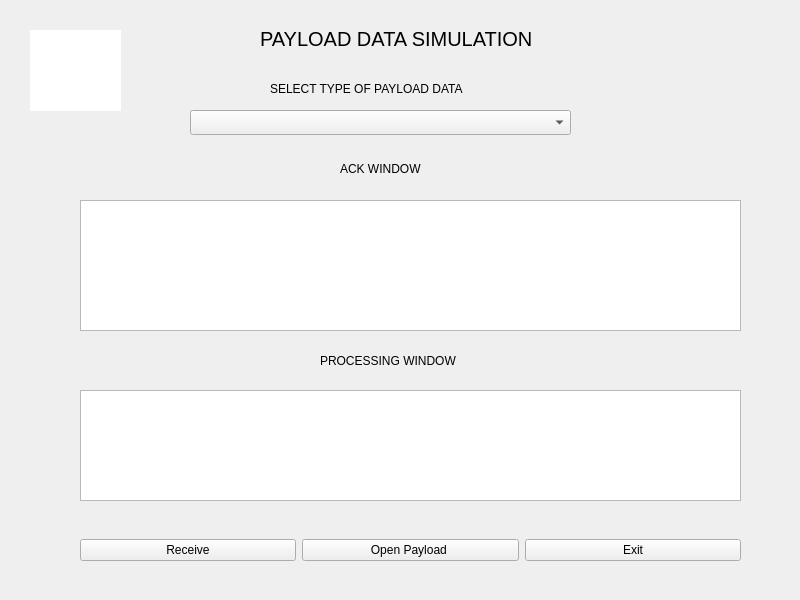
<?xml version="1.0" encoding="UTF-8"?>
<ui version="4.0">
 <class>payload_win</class>
 <widget class="QMainWindow" name="payload_win">
  <property name="geometry">
   <rect>
    <x>0</x>
    <y>0</y>
    <width>800</width>
    <height>600</height>
   </rect>
  </property>
  <property name="windowTitle">
   <string>PAYLOAD DATA SIMUALTION</string>
  </property>
  <widget class="QWidget" name="centralwidget">
   <widget class="QLabel" name="title_main">
    <property name="geometry">
     <rect>
      <x>260</x>
      <y>30</y>
      <width>271</width>
      <height>17</height>
     </rect>
    </property>
    <property name="font">
     <font>
      <pointsize>15</pointsize>
     </font>
    </property>
    <property name="text">
     <string>PAYLOAD DATA SIMULATION</string>
    </property>
   </widget>
   <widget class="QLabel" name="menu_labe">
    <property name="geometry">
     <rect>
      <x>270</x>
      <y>80</y>
      <width>231</width>
      <height>17</height>
     </rect>
    </property>
    <property name="text">
     <string>SELECT TYPE OF PAYLOAD DATA </string>
    </property>
   </widget>
   <widget class="QComboBox" name="recv_menu">
    <property name="geometry">
     <rect>
      <x>190</x>
      <y>110</y>
      <width>381</width>
      <height>25</height>
     </rect>
    </property>
   </widget>
   <widget class="QLabel" name="ack_labe">
    <property name="geometry">
     <rect>
      <x>340</x>
      <y>160</y>
      <width>101</width>
      <height>17</height>
     </rect>
    </property>
    <property name="text">
     <string>ACK WINDOW</string>
    </property>
   </widget>
   <widget class="QPlainTextEdit" name="ack_win">
    <property name="geometry">
     <rect>
      <x>80</x>
      <y>200</y>
      <width>661</width>
      <height>131</height>
     </rect>
    </property>
   </widget>
   <widget class="QPlainTextEdit" name="proc_win">
    <property name="geometry">
     <rect>
      <x>80</x>
      <y>390</y>
      <width>661</width>
      <height>111</height>
     </rect>
    </property>
   </widget>
   <widget class="QLabel" name="proc_labe">
    <property name="geometry">
     <rect>
      <x>320</x>
      <y>350</y>
      <width>171</width>
      <height>21</height>
     </rect>
    </property>
    <property name="text">
     <string>PROCESSING WINDOW</string>
    </property>
   </widget>
   <widget class="QWidget" name="horizontalLayoutWidget">
    <property name="geometry">
     <rect>
      <x>80</x>
      <y>510</y>
      <width>661</width>
      <height>80</height>
     </rect>
    </property>
    <layout class="QHBoxLayout" name="horizontalLayout">
     <item>
      <widget class="QPushButton" name="recv_btn">
       <property name="text">
        <string>Receive</string>
       </property>
      </widget>
     </item>
     <item>
      <widget class="QPushButton" name="opnpld_btn">
       <property name="text">
        <string>Open Payload </string>
       </property>
      </widget>
     </item>
     <item>
      <widget class="QPushButton" name="ext_btn">
       <property name="text">
        <string>Exit</string>
       </property>
      </widget>
     </item>
    </layout>
   </widget>
   <widget class="QLabel" name="isro_logo">
    <property name="geometry">
     <rect>
      <x>30</x>
      <y>30</y>
      <width>91</width>
      <height>81</height>
     </rect>
    </property>
    <property name="styleSheet">
     <string notr="true">background-color: rgb(255, 255, 255);</string>
    </property>
    <property name="text">
     <string/>
    </property>
    <property name="pixmap">
     <pixmap>../../../../../../home/kannan/Downloads/isro_logo.ico</pixmap>
    </property>
   </widget>
  </widget>
 </widget>
 <resources/>
 <connections/>
</ui>
